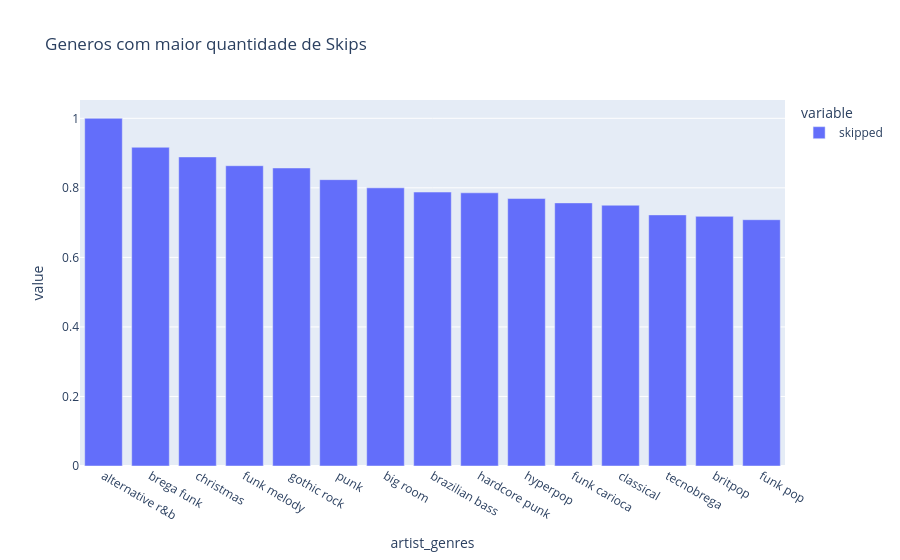
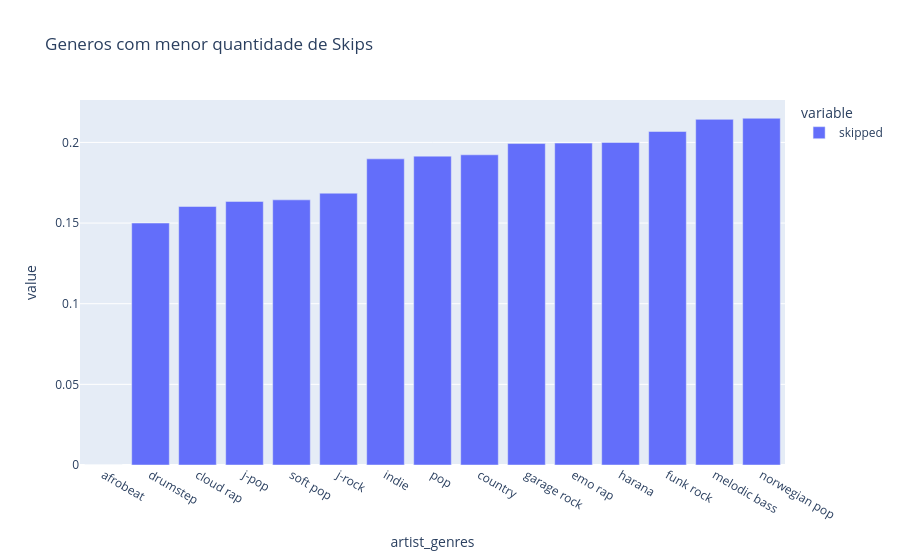

Write notebook code for charts like these, in order.
### Markdown cell above
### Skips behavior por genero

### Code cell
skip_rate = (
    df_genre
    .groupby("artist_genres")["skipped"]
    .mean()
)
gerar_grafico_colunas(skip_rate.drop_duplicates().sort_values(ascending=False).head(15),'Generos com maior quantidade de Skips')
gerar_grafico_colunas(skip_rate.drop_duplicates().sort_values(ascending=True).head(15),'Generos com menor quantidade de Skips')

### Figure 1 — Plotly figure (JSON) as saved in the notebook; plotly's stock layout.template omitted (floating-point values rounded to 4 significant figures)
{"data": [{"hovertemplate": "variable=skipped<br>artist_genres=%{x}<br>value=%{y}<extra></extra>", "legendgroup": "skipped", "marker": {"color": "#636efa", "pattern": {"shape": ""}}, "name": "skipped", "orientation": "v", "showlegend": true, "textposition": "auto", "type": "bar", "x": ["alternative r&b", "brega funk", "christmas", "funk melody", "gothic rock", "punk", "big room", "brazilian bass", "hardcore punk", "hyperpop", "funk carioca", "classical", "tecnobrega", "britpop", "funk pop"], "xaxis": "x", "y": [1.0, 0.9167, 0.8889, 0.8636, 0.8571, 0.8235, 0.8, 0.7879, 0.7857, 0.7692, 0.7568, 0.75, 0.7222, 0.7179, 0.7083], "yaxis": "y"}], "layout": {"barmode": "relative", "legend": {"title": {"text": "variable"}, "tracegroupgap": 0}, "title": {"text": "Generos com maior quantidade de Skips"}, "xaxis": {"anchor": "y", "domain": [0, 1], "title": {"text": "artist_genres"}}, "yaxis": {"anchor": "x", "domain": [0, 1], "title": {"text": "value"}}}}

### Figure 2 — Plotly figure (JSON) as saved in the notebook; plotly's stock layout.template omitted (floating-point values rounded to 4 significant figures)
{"data": [{"hovertemplate": "variable=skipped<br>artist_genres=%{x}<br>value=%{y}<extra></extra>", "legendgroup": "skipped", "marker": {"color": "#636efa", "pattern": {"shape": ""}}, "name": "skipped", "orientation": "v", "showlegend": true, "textposition": "auto", "type": "bar", "x": ["afrobeat", "drumstep", "cloud rap", "j-pop", "soft pop", "j-rock", "indie", "pop", "country", "garage rock", "emo rap", "harana", "funk rock", "melodic bass", "norwegian pop"], "xaxis": "x", "y": [0.0, 0.15, 0.1603, 0.1634, 0.1644, 0.1685, 0.1898, 0.1915, 0.1923, 0.1993, 0.1996, 0.2, 0.2068, 0.2143, 0.215], "yaxis": "y"}], "layout": {"barmode": "relative", "legend": {"title": {"text": "variable"}, "tracegroupgap": 0}, "title": {"text": "Generos com menor quantidade de Skips"}, "xaxis": {"anchor": "y", "domain": [0, 1], "title": {"text": "artist_genres"}}, "yaxis": {"anchor": "x", "domain": [0, 1], "title": {"text": "value"}}}}
